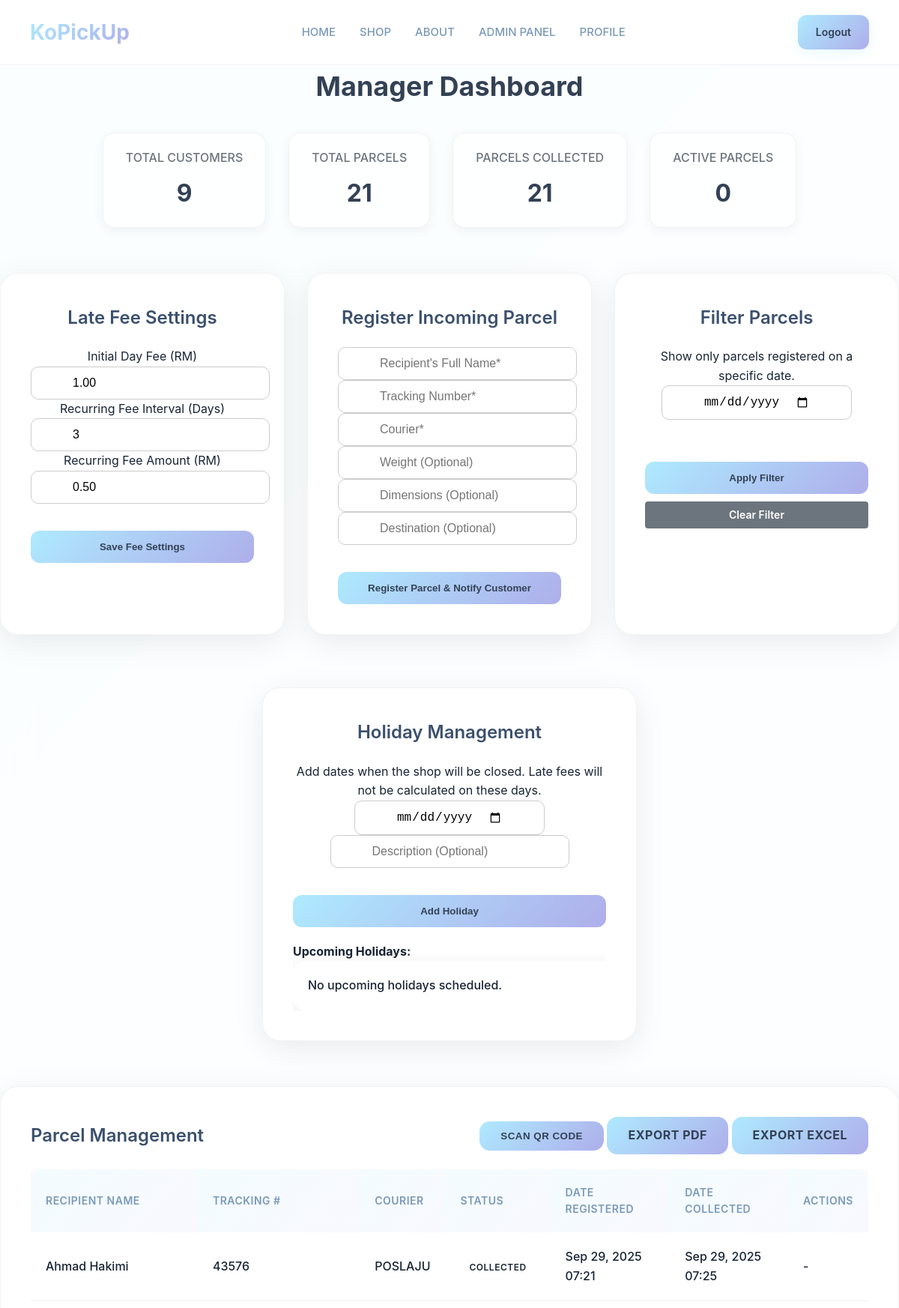
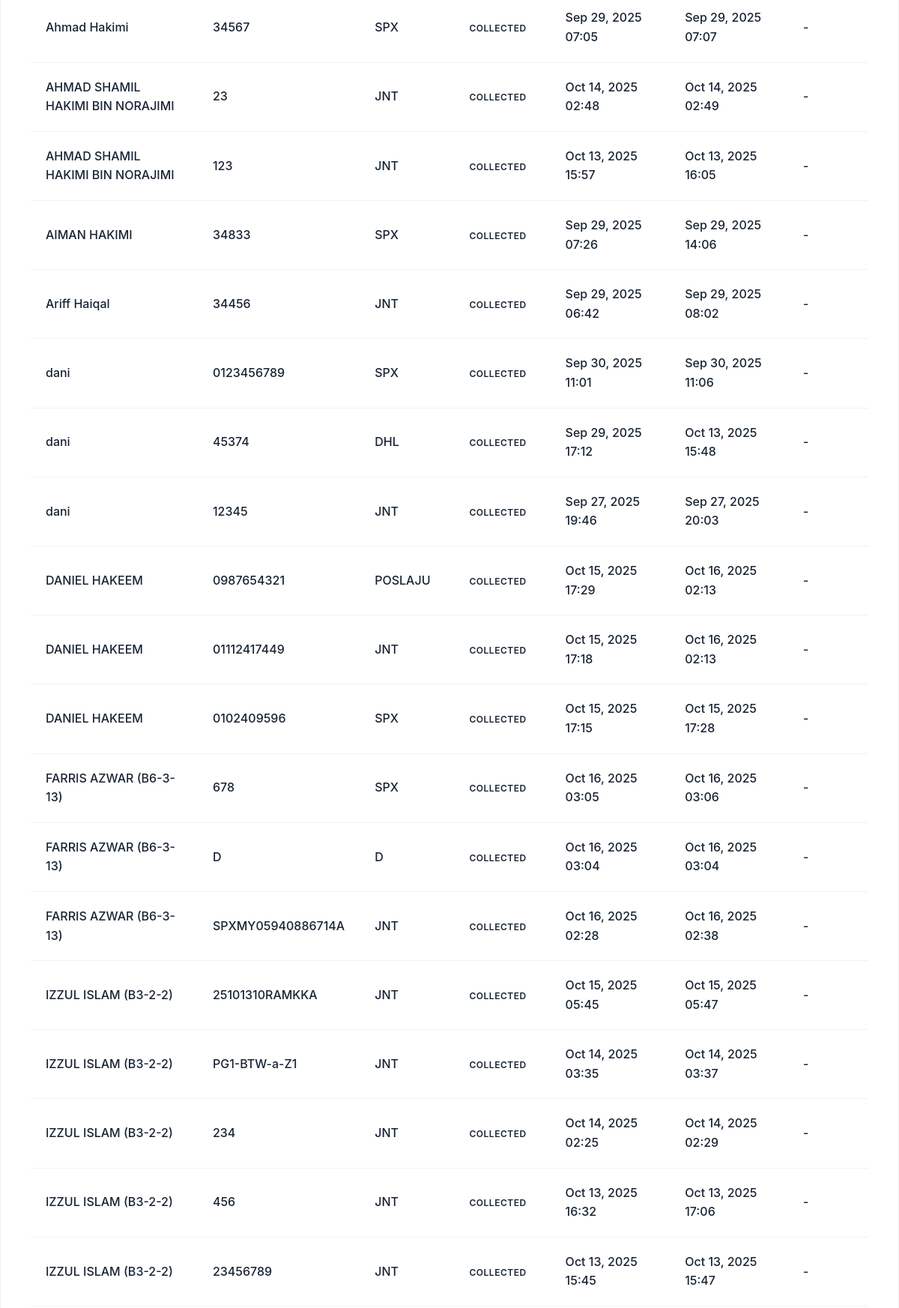
The page /manager/index.php (signed in, upper part) on the database its author committed (2 pictures, top to bottom).
### tables this page shows
CREATE TABLE `parcels` (
  `id` int(11) NOT NULL,
  `tracking_number` varchar(255) NOT NULL,
  `user_id` int(11) DEFAULT NULL,
  `recipient_name` varchar(255) DEFAULT NULL,
  `courier` varchar(255) NOT NULL,
  `weight` varchar(50) DEFAULT NULL,
  `dimensions` varchar(100) DEFAULT NULL,
  `destination` varchar(255) DEFAULT NULL,
  `status` enum('Registered','In Transit','Ready for Collection','Collected','Late Collection') NOT NULL DEFAULT 'Registered',
  `pickup_otp` varchar(255) DEFAULT NULL,
  `registered_at` timestamp NOT NULL DEFAULT current_timestamp(),
  `collected_at` timestamp NOT NULL DEFAULT '0000-00-00 00:00:00',
  `late_fee` decimal(10,2) NOT NULL DEFAULT 0.00
);

CREATE TABLE `users` (
  `id` int(11) NOT NULL,
  `fullname` varchar(255) NOT NULL,
  `email` varchar(255) NOT NULL,
  `student_id` varchar(50) DEFAULT NULL,
  `password` varchar(255) NOT NULL,
  `role` enum('user','manager','admin') NOT NULL,
  `created_at` timestamp NOT NULL DEFAULT current_timestamp()
);

### manager/index.php (the view, shortened to what this page needs)
<?php
require __DIR__ . '/../db.php';
$holidays = $pdo->query("SELECT * FROM holidays WHERE holiday_date >= CURDATE() ORDER BY holiday_date ASC")->fetchAll();
$filter_date = $_GET['filter_date'] ?? null;
$base_query = "SELECT p.*, u.fullname
               FROM parcels p
               LEFT JOIN users u ON p.user_id = u.id";
$params = [];
$base_query .= " ORDER BY COALESCE(u.fullname, p.recipient_name) ASC, p.registered_at DESC";
$stmt = $pdo->prepare($base_query);
$stmt->execute($params);
$parcels = $stmt->fetchAll();
$total_customers = $pdo->query("SELECT COUNT(id) FROM users WHERE role = 'user'")->fetchColumn();
$total_parcels = $pdo->query("SELECT COUNT(id) FROM parcels")->fetchColumn();
$parcels_collected = $pdo->query("SELECT COUNT(id) FROM parcels WHERE status = 'Collected'")->fetchColumn();
$active_parcels = $total_parcels - $parcels_collected;
$settings = $pdo->query("SELECT * FROM settings")->fetchAll(PDO::FETCH_KEY_PAIR);
?>
<!DOCTYPE html>
<html lang="en">
<head>
    <link rel="stylesheet" href="../style.css">
</head>
<body>
<div class="container">
    <header>
        <div class="logo">
            <h1><a href="/">KoPickUp</a></h1>
        </div>
        <nav class="nav-links">
            <a href="/">HOME</a>
            <a href="/shop">SHOP</a>
            <a href="/about">ABOUT</a>
            <?php if ($_SESSION['role'] === 'admin'): ?>
                <a href="/admin">ADMIN PANEL</a>
            <?php endif; ?>
            <a href="#" onclick="openProfilePopup(); return false;">PROFILE</a>
        </nav>
        <div class="header-buttons">
            <a href="/logout" class="signup">Logout</a>
        </div>
    </header>
    <main>
        <h2>Manager Dashboard</h2>
        <div class="stats-grid">
            <div class="stat-card"><h3>Total Customers</h3><p><?php echo $total_customers; ?></p></div>
            <div class="stat-card"><h3>Total Parcels</h3><p><?php echo $total_parcels; ?></p></div>
            <div class="stat-card"><h3>Parcels Collected</h3><p><?php echo $parcels_collected; ?></p></div>
            <div class="stat-card"><h3>Active Parcels</h3><p><?php echo $active_parcels; ?></p></div>
        </div>
        <div class="manager-grid">
            <div class="section-card">
                <h3>Late Fee Settings</h3>
                <form action="" method="POST">
                    <div class="form-grid">
                        <div><label>Initial Day Fee (RM)</label><input type="number" step="0.01" name="initial_fee" value="<?php echo htmlspecialchars($settings['late_fee_initial_day_fee']); ?>" required></div>
                        <div><label>Recurring Fee Interval (Days)</label><input type="number" name="recurring_days" value="<?php echo htmlspecialchars($settings['late_fee_recurring_days']); ?>" required></div>
                        <div><label>Recurring Fee Amount (RM)</label><input type="number" step="0.01" name="recurring_amount" value="<?php echo htmlspecialchars($settings['late_fee_recurring_amount']); ?>" required></div>
                    </div>
                    <button type="submit" name="update_fees">Save Fee Settings</button>
                </form>
            </div>
            <div class="section-card">
                <h3>Register Incoming Parcel</h3>
                <form action="" method="POST">
                    <div class="form-grid">
                        <div class="autocomplete-container">
                            <input type="text" id="recipientNameInput" name="recipient_name" placeholder="Recipient's Full Name*" onkeyup="fetchUserSuggestions()" autocomplete="off" required>
                        </div>
                        <input type="text" name="tracking_number" placeholder="Tracking Number*" required>
                        <input type="text" name="courier" placeholder="Courier*" required>
                        <input type="text" name="weight" placeholder="Weight (Optional)">
                        <input type="text" name="dimensions" placeholder="Dimensions (Optional)">
                        <input type="text" name="destination" placeholder="Destination (Optional)">
                    </div>
                    <button type="submit" name="register_parcel">Register Parcel & Notify Customer</button>
                </form>
            </div>
            <div class="section-card">
                <h3>Filter Parcels</h3>
                <p>Show only parcels registered on a specific date.</p>
                <form action="" method="GET">
                    <div class="form-grid" style="grid-template-columns: 1fr;">
                        <div>
                            <input type="date" name="filter_date" value="<?php echo htmlspecialchars($filter_date ?? ''); ?>" required>
                        </div>
                    </div>
                    <div class="filter-card-buttons">
                        <button type="submit" name="apply_filter">Apply Filter</button>
                        <a href="/manager/" class="action-btn">Clear Filter</a>
                    </div>
                </form>
            </div>
            <div class="section-card">
                <h3>Holiday Management</h3>
                <p>Add dates when the shop will be closed. Late fees will not be calculated on these days.</p>
                <form action="" method="POST" style="margin-bottom: 20px;">
                    <div class="form-grid">
                        <input type="date" name="holiday_date" required>
                        <input type="text" name="description" placeholder="Description (Optional)">
                    </div>
                    <button type="submit" name="add_holiday">Add Holiday</button>
                </form>
                <div class="table-responsive" style="max-height: 200px; text-align: left;">
                    <h4>Upcoming Holidays:</h4>
                    <table>
                        <tbody>
                            <?php if (empty($holidays)): ?>
                                <tr><td>No upcoming holidays scheduled.</td></tr>
                            <?php endif; ?>
                        </tbody>
                    </table>
                </div>
            </div>
        </div>
        <div class="section-card">
            <div class="card-header">
                <h3>Parcel Management</h3>
                <div class="button-group">
                    <button id="scan-qr-btn">Scan QR Code</button>
                    <a href="export.php?format=pdf">Export PDF</a>
                    <a href="export.php?format=excel">Export Excel</a>
                </div>
            </div>
            <div class="table-responsive">
                <table>
                    <thead>
                        <tr>
                            <th>Recipient Name</th>
                            <th>Tracking #</th>
                            <th>Courier</th>
                            <th>Status</th>
                            <th>Date Registered</th>
                            <th>Date Collected</th>
                            <th>Actions</th>
                        </tr>
                    </thead>
                    <tbody>
                        <?php foreach ($parcels as $parcel): ?>
                            <tr>
                                <td><?php echo htmlspecialchars($parcel['fullname'] ?? $parcel['recipient_name']); ?></td>
                                <td><?php echo htmlspecialchars($parcel['tracking_number']); ?></td>
                                <td><?php echo htmlspecialchars($parcel['courier']); ?></td>
                                <td>
                                    <span class="status-badge <?php echo strtolower(str_replace(' ', '-', $parcel['status'])); ?>">
                                        <?php echo htmlspecialchars($parcel['status']); ?>
                                    </span>
                                </td>
                                <td><?php echo date('M j, Y H:i', strtotime($parcel['registered_at'])); ?></td>
                                <td>
                                    <?php
                                        if ($parcel['collected_at']) {
                                            echo date('M j, Y H:i', strtotime($parcel['collected_at']));
                                        } else {
                                            echo '<span style="color: #999;">Not collected</span>';
                                        }
                                    ?>
                                </td>
                                <td>
                                    <?php if ($parcel['status'] != 'Collected'): ?>
                                    <a href="/collect?tracking_number=<?php echo $parcel['tracking_number']; ?>" class="action-btn">Mark as Collected</a>
                                    <?php else: ?>
                                    <span>-</span>
                                    <?php endif; ?>
                                </td>
                            </tr>
                        <?php endforeach; ?>
                    </tbody>
                </table>
            </div>
        </div>
    </main>
</div>
</body>
</html>

### style.css (style rules this page uses)
* { margin: 0; padding: 0; box-sizing: border-box; }
body { font-family: 'Inter', -apple-system, BlinkMacSystemFont, sans-serif; background: linear-gradient(135deg, #aeeaff 0%, #d6d6ff 100%); color: #182434; line-height: 1.6; min-height: 100vh; }
.container { background: rgba(255, 255, 255, 0.95); backdrop-filter: blur(20px); min-height: 100vh; }
header { display: flex; justify-content: space-between; align-items: center; padding: 20px 40px; background: rgba(255, 255, 255, 0.98); backdrop-filter: blur(20px); border-bottom: 1px solid rgba(0, 0, 0, 0.05); position: sticky; top: 0; z-index: 100; }
.logo h1 { font-weight: 700; font-size: 28px; background: linear-gradient(135deg, #aeeaff, #aeaeea); -webkit-background-clip: text; -webkit-text-fill-color: transparent; background-clip: text; }
.nav-links { display: flex; gap: 32px; }
.nav-links a { text-decoration: none; color: #7a99b8; font-weight: 500; font-size: 15px; transition: all 0.3s ease; position: relative; }
.nav-links a::after { content: ''; position: absolute; bottom: -4px; left: 0; width: 0; height: 2px; background: linear-gradient(135deg, #aeeaff, #aeaeea); transition: width 0.3s ease; }
.header-buttons { display: flex; gap: 12px; }
.signup, .login { padding: 12px 24px; border: none; border-radius: 12px; font-weight: 600; font-size: 14px; cursor: pointer; transition: all 0.3s ease; font-family: inherit; text-decoration: none; }
.signup { background: linear-gradient(135deg, #aeeaff, #aeaeea); color: #334155; box-shadow: 0 4px 15px rgba(174, 234, 255, 0.3); }
.section-card { background: white; border-radius: 24px; padding: 40px; margin: 20px 0; box-shadow: 0 10px 40px rgba(0, 0, 0, 0.08); border: 1px solid rgba(0, 0, 0, 0.05); }
h2 { font-size: 36px; font-weight: 700; margin-bottom: 32px; color: #334155; }
h3 { font-size: 24px; font-weight: 600; color: #3b506d; margin-bottom: 20px; }
table { width: 100%; border-collapse: separate; border-spacing: 0; background: white; border-radius: 16px; overflow: hidden; box-shadow: 0 4px 20px rgba(0, 0, 0, 0.08); }
.table-responsive { width: 100%; overflow-x: auto; }
.table-responsive table { min-width: 500px; }
th { background: linear-gradient(135deg, rgba(174, 234, 255, 0.15), rgba(214, 214, 255, 0.15)); padding: 20px; text-align: left; font-weight: 600; color: #7a99b8; font-size: 14px; text-transform: uppercase; letter-spacing: 0.5px; }
td { padding: 20px; border-bottom: 1px solid rgba(0, 0, 0, 0.05); font-weight: 500; }
tbody tr:last-child td { border-bottom: none; }
.status-badge { padding: 6px 12px; border-radius: 20px; font-size: 12px; font-weight: 600; text-transform: uppercase; letter-spacing: 0.5px; }
form { display: flex; flex-direction: column; gap: 1rem; max-width: 500px; }
form input, form select { padding: 12px 15px; border-radius: 10px; border: 1.5px solid #ccc; font-size: 16px; }
form button { padding: 14px 20px; border: none; border-radius: 12px; background: linear-gradient(135deg, #aeeaff, #aeaeea); color: #334155; font-weight: 600; cursor: pointer; transition: transform 0.2s; }

### rows shown on the page
parcels: user.fullname "Ahmad Hakimi", tracking_number "43576", courier "POSLAJU", status "COLLECTED", registered_at "Sep 29, 2025 07:21", collected_at "Sep 29, 2025 07:25"
parcels: user.fullname "Ahmad Hakimi", tracking_number "34567", courier "SPX", status "COLLECTED", registered_at "Sep 29, 2025 07:05", collected_at "Sep 29, 2025 07:07"
parcels: user.fullname "AHMAD SHAMIL HAKIMI BIN NORAJIMI", tracking_number "23", courier "JNT", status "COLLECTED", registered_at "Oct 14, 2025 02:48", collected_at "Oct 14, 2025 02:49"
parcels: user.fullname "AHMAD SHAMIL HAKIMI BIN NORAJIMI", tracking_number "123", courier "JNT", status "COLLECTED", registered_at "Oct 13, 2025 15:57", collected_at "Oct 13, 2025 16:05"
parcels: user.fullname "AIMAN HAKIMI", tracking_number "34833", courier "SPX", status "COLLECTED", registered_at "Sep 29, 2025 07:26", collected_at "Sep 29, 2025 14:06"
parcels: user.fullname "Ariff Haiqal", tracking_number "34456", courier "JNT", status "COLLECTED", registered_at "Sep 29, 2025 06:42", collected_at "Sep 29, 2025 08:02"
parcels: user.fullname "dani", tracking_number "0123456789", courier "SPX", status "COLLECTED", registered_at "Sep 30, 2025 11:01", collected_at "Sep 30, 2025 11:06"
parcels: user.fullname "dani", tracking_number "45374", courier "DHL", status "COLLECTED", registered_at "Sep 29, 2025 17:12", collected_at "Oct 13, 2025 15:48"
parcels: user.fullname "dani", tracking_number "12345", courier "JNT", status "COLLECTED", registered_at "Sep 27, 2025 19:46", collected_at "Sep 27, 2025 20:03"
parcels: user.fullname "DANIEL HAKEEM", tracking_number "0987654321", courier "POSLAJU", status "COLLECTED", registered_at "Oct 15, 2025 17:29", collected_at "Oct 16, 2025 02:13"
parcels: user.fullname "DANIEL HAKEEM", tracking_number "01112417449", courier "JNT", status "COLLECTED", registered_at "Oct 15, 2025 17:18", collected_at "Oct 16, 2025 02:13"
parcels: user.fullname "DANIEL HAKEEM", tracking_number "0102409596", courier "SPX", status "COLLECTED", registered_at "Oct 15, 2025 17:15", collected_at "Oct 15, 2025 17:28"
parcels: user.fullname "FARRIS AZWAR (B6-3-13)", tracking_number "678", courier "SPX", status "COLLECTED", registered_at "Oct 16, 2025 03:05", collected_at "Oct 16, 2025 03:06"
parcels: user.fullname "FARRIS AZWAR (B6-3-13)", tracking_number "D", courier "D", status "COLLECTED", registered_at "Oct 16, 2025 03:04", collected_at "Oct 16, 2025 03:04"
parcels: user.fullname "FARRIS AZWAR (B6-3-13)", tracking_number "SPXMY05940886714A", courier "JNT", status "COLLECTED", registered_at "Oct 16, 2025 02:28", collected_at "Oct 16, 2025 02:38"
parcels: user.fullname "IZZUL ISLAM (B3-2-2)", tracking_number "25101310RAMKKA", courier "JNT", status "COLLECTED", registered_at "Oct 15, 2025 05:45", collected_at "Oct 15, 2025 05:47"
parcels: user.fullname "IZZUL ISLAM (B3-2-2)", tracking_number "PG1-BTW-a-Z1", courier "JNT", status "COLLECTED", registered_at "Oct 14, 2025 03:35", collected_at "Oct 14, 2025 03:37"
parcels: user.fullname "IZZUL ISLAM (B3-2-2)", tracking_number "234", courier "JNT", status "COLLECTED", registered_at "Oct 14, 2025 02:25", collected_at "Oct 14, 2025 02:29"
parcels: user.fullname "IZZUL ISLAM (B3-2-2)", tracking_number "456", courier "JNT", status "COLLECTED", registered_at "Oct 13, 2025 16:32", collected_at "Oct 13, 2025 17:06"
parcels: user.fullname "IZZUL ISLAM (B3-2-2)", tracking_number "23456789", courier "JNT", status "COLLECTED", registered_at "Oct 13, 2025 15:45", collected_at "Oct 13, 2025 15:47"

### other values the page prints
$total_customers "9"
$total_parcels "21"
$parcels_collected "21"
$active_parcels "0"
